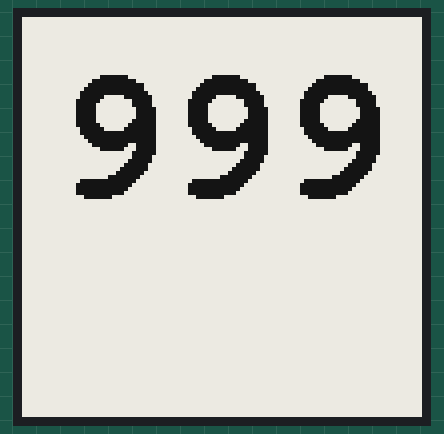
Recording of a sketch running on a simulated ESP32. On the bench: 200×200 one-colour display. WiFi joins after 1.5 s; servers stay silent unless stated; uploads are accepted with an empty reply; the local clock reads 2024-03-15 10:24:30 at power-on unless the sketch sets it; web services answer with replies made up by the test bench; what the sketch prints to the serial monitor is not drawn. At 8.7 s the program puts the board to deep sleep or switches it off; the recording ends there.

Above: at 7.7 s.
At 8.2 s:
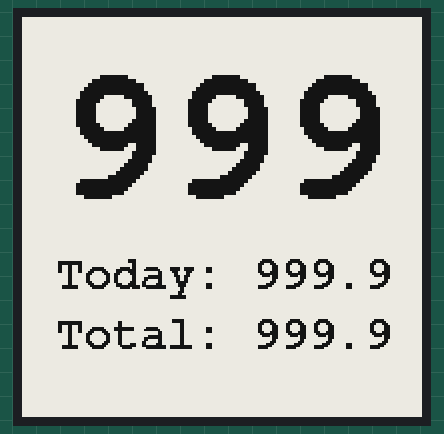

Measured:
- what the display in image 0 shows lasts 0.5 s, from 7.7 s to 8.2 s

The sketch:

Arduino_code.ino
```cpp
#include <GxEPD2_BW.h>
#include <Fonts/FreeMonoBold24pt7b.h>
#include <Fonts/FreeMonoBold12pt7b.h>
#include <Fonts/FreeMonoBold9pt7b.h>
#include <WiFi.h>
#include <HTTPClient.h>
#include <ArduinoJson.h>
#include <TimeLib.h>

#define ENABLE_GxEPD2_GFX 0

#define uS_TO_S_FACTOR 1000000ULL /* Conversion factor for micro seconds to seconds */


// ESP32 e-paper display wiring
GxEPD2_BW<GxEPD2_154_D67, GxEPD2_154_D67::HEIGHT> display(
  GxEPD2_154_D67(/*CS=*/ 5, /*DC=*/ 4, /*RES=*/ 2, /*BUSY=*/ 15)); // 200x200 e-paper

// WiFi credentials
const char* ssid = "BND_extv2";
const char* password = "VanilleeismitErdbeeren";

// API endpoint
const char* url = "http://192.168.178.51:8050/getOutputData";


struct PowerData {
    int currentPower;
    float powerToday;
    float powerTotal;
};

// Coordinates for Berlin, Germany
const char* latitude = "52.5200";  // Latitude for Berlin
const char* longitude = "13.4050"; // Longitude for Berlin


struct PowerDataStrings {
// Global variables to store formatted power data with example values
  char currentPowerStr[4];
  char powerTodayStr[15];
  char powerUntilTodayStr[15];
};

// Global variables to store the sunrise and sunset times
time_t sunset_tm;
time_t api_time_now;
time_t sunrise_tm;

bool time_is_synced = false;

RTC_DATA_ATTR int bootCount = 0;


void setup()
{
  Serial.begin(115200);
  display.init(115200, true, 50, false);
  display.setRotation(1);
  WiFi.begin(ssid, password);
  Serial.print("Connecting to WiFi...");
  while (WiFi.status() != WL_CONNECTED) {
      delay(500);
      Serial.print(".");
  }
  Serial.println("Connected!");
  getSunriseSunset(latitude, longitude);

  bool time_is_synced = false; // Define this variable before using it

  if (timeStatus() != timeSet || !time_is_synced) {
      Serial.println("Initiating time sync...");
      APICallCurrentTime();
      time_is_synced = true; // Remove 'bool' here since you've already declared it
      if (timeStatus() == timeSet) { // Add parentheses around the condition
          Serial.println("Time sync successfull.");
      } else { // Add space between } and else
          Serial.println("Time sync was not successfull.");
      }
  } else { // Add space between } and else
      Serial.println("Time is sync!");
  }
}

void APICallCurrentTime() {
  time_t current_time_tm;
  HTTPClient http;
  String url = "https://timeapi.io/api/time/current/zone?timeZone=Europe%2FAmsterdam";
  delay(5000);
  http.begin(url);
  int httpCode = http.GET();

  if (httpCode == 200) {
    String payload = http.getString();
    Serial.println("API Response:");
    Serial.println(payload);

    DynamicJsonDocument doc(1024);
    deserializeJson(doc, payload);

    String currentTimeStr = doc["dateTime"].as<String>();

    current_time_tm = convertISO8601ToTimeT(currentTimeStr);

    Serial.print("Current time: ");
    Serial.println(current_time_tm);

  } else {
    Serial.println("Error on HTTP request for current time");
  }

  http.end();
  setTime(current_time_tm);
}


time_t convertISO8601ToTimeT(String dateTime) {
  // Extract the date and time components from the string (format: "2025-02-27T05:54:39+00:00")
  int year = dateTime.substring(0, 4).toInt();
  int month = dateTime.substring(5, 7).toInt();
  int day = dateTime.substring(8, 10).toInt();

  int hour = dateTime.substring(11, 13).toInt();
  int minute = dateTime.substring(14, 16).toInt();
  int second = dateTime.substring(17, 19).toInt();

  // Create tmElements_t structure
  tmElements_t tm;
  tm.Year = CalendarYrToTm(year);  // Convert year to tm format (e.g., 2025 to 125)
  tm.Month = month;
  tm.Day = day;
  tm.Hour = hour;
  tm.Minute = minute;
  tm.Second = second;

  // Convert to time_t
  return makeTime(tm);
}

// Helper function to convert time_t to "hh:mm" format
String timeToHHMM(time_t timestamp) {
  // Convert timestamp to time structure
  struct tm *timeInfo = localtime(&timestamp);

  // Extract hours and minutes
  int hour = timeInfo->tm_hour;
  int minute = timeInfo->tm_min;

  // Format the string with leading zeros
  String timeString = "";

  // Add leading zero for hours if needed
  if (hour < 10) {
    timeString += "0";
  }
  timeString += String(hour);

  // Add colon
  timeString += ":";

  // Add leading zero for minutes if needed
  if (minute < 10) {
    timeString += "0";
  }
  timeString += String(minute);

  return timeString;
}


void getSunriseSunset(const char* lat, const char* lon) {
  HTTPClient http;
  String url = "https://api.sunrise-sunset.org/json?lat=" + String(lat) + "&lng=" + String(lon) + "&formatted=0";

  http.begin(url);
  int httpCode = http.GET();

  if (httpCode == 200) {
    String payload = http.getString();
    Serial.println("API Response:");
    Serial.println(payload);

    DynamicJsonDocument doc(1024);
    deserializeJson(doc, payload);

    String sunriseTimeStr = doc["results"]["sunrise"].as<String>();
    String sunsetTimeStr = doc["results"]["sunset"].as<String>();

    sunset_tm = convertISO8601ToTimeT(sunsetTimeStr);
    sunrise_tm = convertISO8601ToTimeT(sunriseTimeStr);

    Serial.print("Sunrise: ");
    Serial.println(sunrise_tm);
    Serial.print("Sunset: ");
    Serial.println(sunset_tm);

  } else {
    Serial.println("Error on HTTP request on sunset times");
  }
  http.end();
}

PowerData apiCallWechselrichter()
{
  PowerData api_data;
  api_data.currentPower = 999;
  api_data.powerToday = 999.9;
  api_data.powerTotal = 999.9;
  if (WiFi.status() == WL_CONNECTED) {
        HTTPClient http;
        http.begin(url);
        int httpResponseCode = http.GET();

        if (httpResponseCode > 0) {
            String response = http.getString();
            Serial.println("Response received:");
            Serial.println(response);

            // Parse JSON
            StaticJsonDocument<512> doc;
            DeserializationError error = deserializeJson(doc, response);

            if (!error) {
                if (doc.containsKey("data")) {
                    api_data.currentPower = doc["data"]["p1"].as<int>() + doc["data"]["p2"].as<int>();
                    api_data.powerToday  = doc["data"]["e1"].as<float>() + doc["data"]["e2"].as<float>();
                    api_data.powerTotal = doc["data"]["te1"].as<float>() + doc["data"]["te2"].as<float>();


                } else {
                    Serial.println("No data found, response is empty!");
                }
            } else {
                Serial.println("JSON parsing failed!");
            }
        } else {
            Serial.printf("Connection failed to Wechselrichter. HTTP error code: %d\n", httpResponseCode);
        }
        http.end();
    } else {
        Serial.println("WiFi not connected!");
    }
  Serial.printf("Current power: %d | Power today: %.2f | Total Power until today: %.2f\n",
              api_data.currentPower, api_data.powerToday, api_data.powerTotal);
  return api_data;
}

PowerDataStrings convertPowerValuesToStrings(PowerData data)
{
    PowerDataStrings data_strings ;
    char tempStr[7];  // Single temporary buffer for both numbers

    // Convert and format current_power (max 3 digits)
    sprintf(data_strings.currentPowerStr, "%d", data.currentPower);

    // Convert and format power_today (max 99.9)
    dtostrf(data.powerToday, 5, 1, tempStr);
    sprintf(data_strings.powerTodayStr, "Today: %s", tempStr);

    // Convert and format power_until_today (max 9999.9)
    dtostrf(data.powerTotal, 5, 1, tempStr);
    sprintf(data_strings.powerUntilTodayStr, "Total: %s", tempStr);

    return data_strings;
}

void displayNumber(PowerDataStrings datastrings)
{
    display.setTextColor(GxEPD_BLACK);
    display.setFont(&FreeMonoBold24pt7b);
    display.setTextSize(2.1);

    // Define dimensions
    int maxWidth = display.width();
    int maxHeight = (display.height() * 2 / 3);

    // Get current_power_str bounds
    int16_t tbx, tby;
    uint16_t tbw, tbh;
    display.getTextBounds(datastrings.currentPowerStr, 0, 0, &tbx, &tby, &tbw, &tbh);

    // Center text in the upper 2/3 area
    uint16_t x = (maxWidth - tbw - 14) / 2; //14 = manuell offset to center
    uint16_t y = (maxHeight - tbh) / 2 + tbh -10; //10 = manuell offset

    // Use Partial Window for better performance
    display.setPartialWindow(0, y - tbh+5, maxWidth, tbh);
    display.firstPage();
    do
    {
        display.fillRect(0, y - tbh, maxWidth, tbh, GxEPD_WHITE); // Clear full line
        display.setCursor(x, y);
        display.print(datastrings.currentPowerStr);

    }
    while (display.nextPage());

    // Add two lines of text in the lower 1/3
    display.setFont(&FreeMonoBold12pt7b);
    display.setTextSize(1);

    // Set the y positions absolutely for both lines
    uint16_t y1 = 135;
    uint16_t y2 = 165;

    // Get text bounds for the lower lines
    int16_t tbx1, tby1;
    uint16_t tbw1, tbh1;
    display.getTextBounds(datastrings.powerTodayStr, 0, 0, &tbx1, &tby1, &tbw1, &tbh1);
    display.getTextBounds(datastrings.powerUntilTodayStr, 0, 0, &tbx1, &tby1, &tbw1, &tbh1);
    // Calculate center positions for the lower lines (centered horizontally)
    uint16_t x1 = (display.width() - tbw1) / 2;
    uint16_t x2 = (display.width() - tbw1) / 2;

    display.setPartialWindow(0, y1 - tbh1, display.width(), y2 + tbh1 - (y1 - tbh1));
    display.firstPage();
    do
    {
        display.fillRect(0, y1 - tbh1, display.width(), tbh1, GxEPD_WHITE);
        display.setCursor(x1, y1);
        display.print(datastrings.powerTodayStr);

        display.fillRect(0, y2 - tbh1, display.width(), tbh1, GxEPD_WHITE);
        display.setCursor(x2, y2);
        display.print(datastrings.powerUntilTodayStr);
    }
    while (display.nextPage());

    // Get current time and format it
    time_t currentTime = now();
    String timeStr = timeToHHMM(currentTime);

    // Setup for time display at bottom
    display.setFont(&FreeMonoBold9pt7b);
    int16_t tbx3, tby3;
    uint16_t tbw3, tbh3;
    display.getTextBounds(timeStr, 0, 0, &tbx3, &tby3, &tbw3, &tbh3);
    uint16_t x3 = (display.width() - tbw3) / 2;
    uint16_t y3 = 195;

    display.setPartialWindow(0, y3 - tbh3, display.width(), tbh3);
    display.firstPage();
    do
    {
        display.fillRect(0, y3 - tbh3, display.width(), tbh3, GxEPD_WHITE);
        display.setCursor(x3, y3);
        display.print(timeStr);
    }
    while (display.nextPage());

    display.hibernate();  // Save power
}

void loop() {
    //in seconds
    long timetosleep = 300;

    // // Call API to get the power data
    PowerData data = apiCallWechselrichter();

    PowerDataStrings datastrings = convertPowerValuesToStrings(data);

    // Display the power values on the e-paper display
    displayNumber(datastrings);

    if (sunset_tm != 0 && sunrise_tm != 0) {
        Serial.print("Entering Sunset Loop... \n");

        time_t currentTime = now();

        if (currentTime > sunset_tm) {
            timetosleep = (24 * 3600) - (sunset_tm - sunrise_tm);
            Serial.printf("Sun is set, sleeping %d until sunrise ...\n", timetosleep);
            bool time_is_synced = false;
        }else{
          Serial.printf("The sun is still up, sleeping %d seconds...\n", timetosleep);
        }

  esp_sleep_enable_timer_wakeup(timetosleep * uS_TO_S_FACTOR);
  Serial.println("Going to sleep now");
  Serial.flush();
  esp_deep_sleep_start();
    }
}
```
